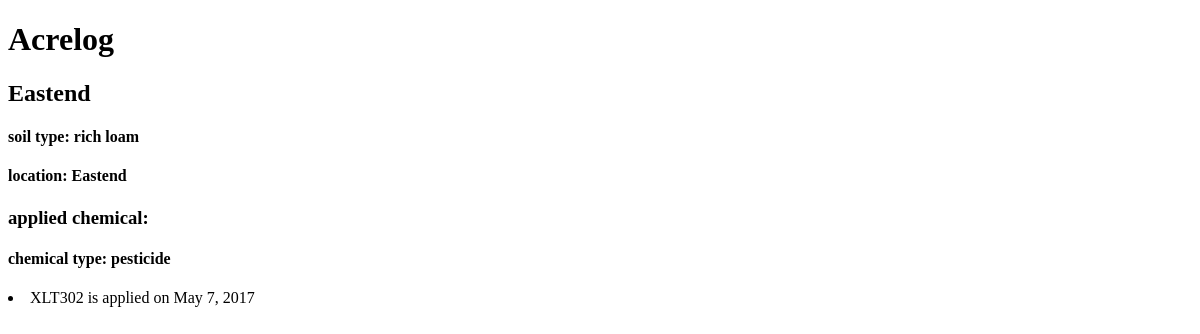
/acrelog/Eastend/, run on an earlier commit of the app's database.
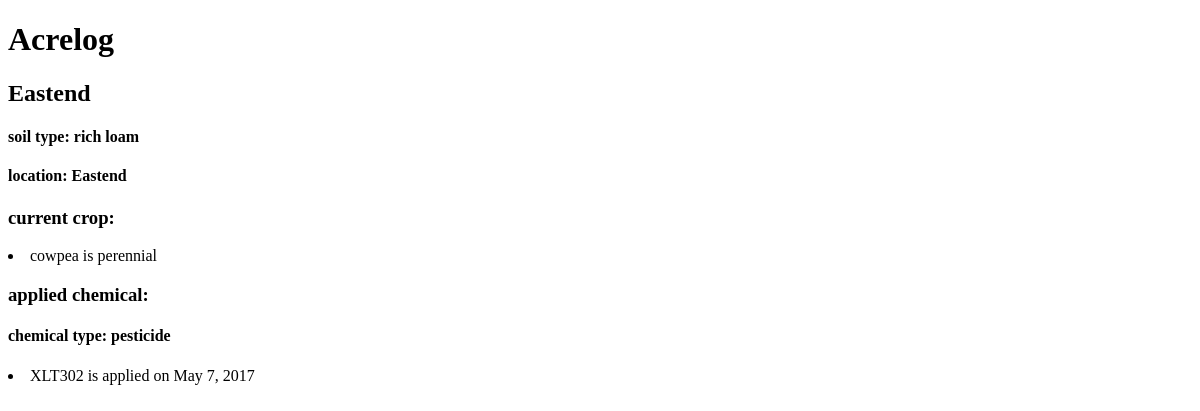
And on a later commit of the database.
### acrelog/models.py (models this page shows, shortened)
class Field(models.Model):
    field_name = models.CharField(max_length=50, primary_key = True)
    soil_type = models.CharField(max_length=50)
    location = models.CharField(max_length=50, default='location')

class Chemical(models.Model):
    chemical_type = models.CharField(max_length=50)
    date_applied = models.DateField()
    chemical_name = models.CharField(max_length=50, default='chemical')
    chem_field_id = models.ForeignKey("Field", on_delete = models.CASCADE, default='field')

class Crop(models.Model):
    crop_name = models.CharField(max_length=50)
    scientific_name = models.CharField(max_length=50, default='sci_name')
    life_form = models.CharField(max_length=50, default='form')
    field_id = models.ForeignKey("Field", on_delete = models.CASCADE, default='field')

### acrelog/views.py (the view)
# urls.py: path('<str:field_name>/', views.fields, name="fields")
def fields(request, field_name):
    latest_fields = Field.objects.all()
    field = get_object_or_404(Field, pk=field_name)
    return render(request, 'acrelog/fields.html',{'field':field})

### acrelog/templates/acrelog/fields.html (shortened to what this page needs)
<!DOCTYPE html>
<html>
<head>
</head>
<body>
    <h1>Acrelog</h1>
    {% if field %}
    <h2 >{{field.field_name}}</h2>
    <h4>soil type: {{ field.soil_type }}</h4>
    <h4>location: {{ field.location }}</h4>
    {% endif %}
    {% for crop in field.crop_set.all %}
        <h3>current crop:</h3>
        <li>{{ crop.crop_name }} is {{ crop.life_form }}</li>
    {% endfor %}
    {% for chemical in field.chemical_set.all %}
        <h3>applied chemical:</h3>
        <h4>chemical type: {{ chemical.chemical_type }}</h4>
        <li>{{ chemical.chemical_name }} is applied on {{ chemical.date_applied }}</li>
    {% endfor %}
</body>
</html>

What changed in the data, as far as the page shows it:
added Crop: crop_name "cowpea", life_form "perennial"
